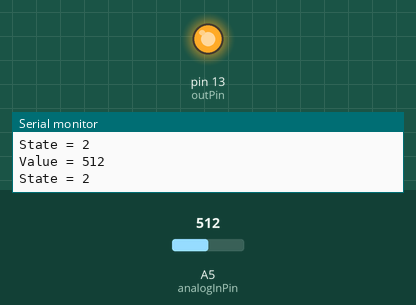
This sketch was run on a simulated Arduino Uno, built with avr-gcc and run on an emulated ATmega328P. On the bench: output pins drawn as LEDs (lit = HIGH), the last lines printed to the serial monitor. The test bench sets the inputs (shaded band); at power-on: A5 (analogInPin) = 512.

Above: at 1.2 s.
1.3 s: A5 (analogInPin) set to 634
4.3 s: A5 (analogInPin) set to 665
5.8 s: A5 (analogInPin) set to 790
8.1 s: A5 (analogInPin) set to 818
At 9.9 s:
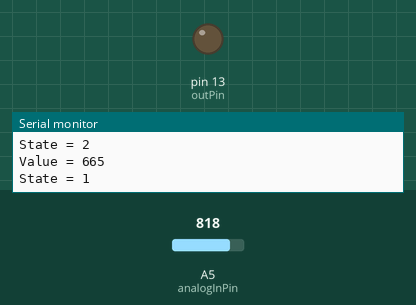
10.6 s: A5 (analogInPin) set to 761
12.1 s: A5 (analogInPin) set to 739
At 13.0 s:
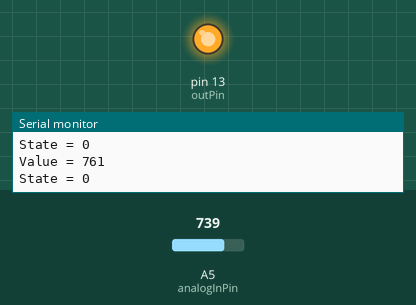
Timing chart, 0 to 14.7 s (numbered marks = the images above; inputs shaded):
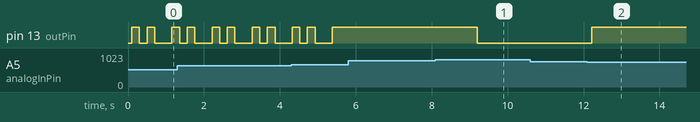

Measured:
- the behaviour switches between 799 and 800 on A5 (analogInPin) (found by bisection; images 0 and 1)
- the behaviour switches between 749 and 748 on A5 (analogInPin) (found by bisection; images 1 and 2)
- after the input at 5.8 s, every drawn part: stays the same
- after the input at 8.1 s, pin 13 (outPin): HIGH → LOW after 1.1 s
- after the input at 12.1 s, pin 13 (outPin): LOW → HIGH after 0.12 s
- by itself, pin 13 (outPin): repeats every 1.1 s: HIGH 0.20 s, LOW 0.45 s, HIGH 0.20 s, LOW 0.20 s

The sketch:

4Buttons1Pin.ino
```cpp
// These constants won't change. They're used to give names to the pins used:
const int analogInPin = A5;
const int outPin = 13; // Analog output pin that the LED is attached to

int sensorValue = 0;        // value read from the buttons
int state = 0;              // used for storing what button was pressed

void setup() {
  Serial.begin(9600);       // initialize serial communications at 9600 bps
  pinMode(outPin, OUTPUT);  // set pin 13 as an output
}

void loop() {
  // print the results to the Serial Monitor:
  readSwitch();
  Serial.print("Value = ");
  Serial.println(sensorValue);
  Serial.print("State = ");
  Serial.println(state);

  if (state == 0) {                         //turns the LED off if a certain button is pressed
    digitalWrite(outPin, LOW);
    readSwitch();                           //contuines to poll the switch circuitry
  }

  if (state == 1) {                         //runs a program similar to the blink schetch if a certain button is pressed
    for (int i = 0; i < 2000; i++) {        //set a for loop that counts up to 2000
      if (i < 1000) {                       //if the for loop value is less than 1000 turn on the LED
        digitalWrite(outPin, HIGH);
        readSwitch();                       //contuines to poll the switch circuitry also provides about a 1 ms delay
      }
      if (i > 1000) {
        digitalWrite(outPin, LOW);          //if the for loop value is more than 1000 turn off the LED
        readSwitch();                       //contuines to poll the switch circuitry also provides about a 1 ms delay
      }
    }
  }

  if (state == 2) {                         //creates the 2 flash sequence of the LED and polls the switches between delays
    digitalWrite(outPin, HIGH);
    delay(100);
    readSwitch();
    digitalWrite(outPin, LOW);
    delay(100);
    readSwitch();
    digitalWrite(outPin, HIGH);
    delay(100);
    readSwitch();
    digitalWrite(outPin, LOW);
    delay(250);
    readSwitch();
  }

  if (state == 3) {                         //Creates the fast blink effect and polls the switches after one cycle of the blink effect
    digitalWrite(outPin, HIGH);
    delay(75);
    digitalWrite(outPin, LOW);
    delay(75);
    readSwitch();
  }
}


void readSwitch () {                                  //creates the function to read the switch states
  sensorValue = analogRead(analogInPin);              //read the analog pin the switches are connected to

  if (sensorValue < 800 && sensorValue > 750) {       //if the analog reading is within a certain range we know which button was pressed and set the state accordingly
    state = 0;
    delay(100);                                       //delay for debounce purposes
  }

  if (sensorValue < 749 && sensorValue > 650) {       //if the analog reading is within a certain range we know which button was pressed and set the state accordingly
    state = 1;
    delay(100);                                       //delay for debounce purposes
  }

  if (sensorValue < 649 && sensorValue > 425) {       //if the analog reading is within a certain range we know which button was pressed and set the state accordingly
    state = 2;
    delay(100);                                       //delay for debounce purposes
  }

  if (sensorValue < 425 && sensorValue >= 0) {        //if the analog reading is within a certain range we know which button was pressed and set the state accordingly
    state = 3;
    delay(100);                                       //delay for debounce purposes
  }

  delay(1);                                           //delay for timeing purposes
}
```
